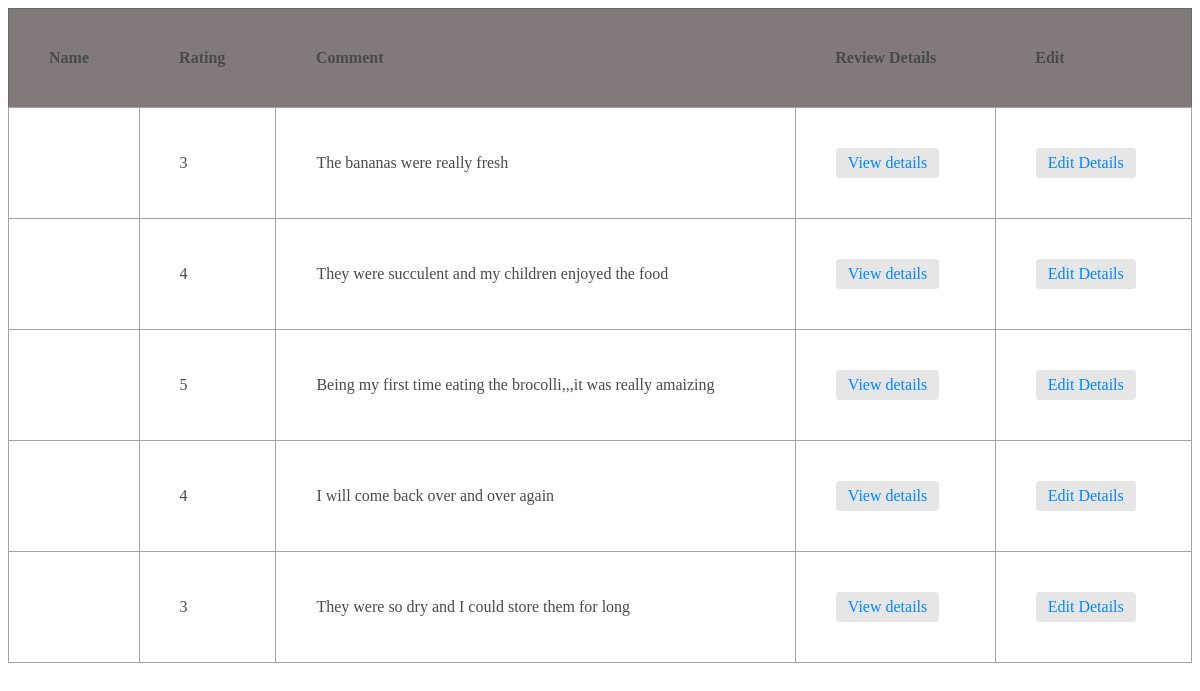
The page /review/review/list on the database its author committed.
### review/models.py (models this page shows, shortened)
class Review(models.Model):
    product_name = models.CharField(max_length=32, default='')
    rating = models.PositiveIntegerField()
    comment = models.TextField()
    date_created = models.DateTimeField(auto_now_add=True)

### review/views.py (the view)
# urls.py: path("review/list", review_list, name="review_list_view"),
def review_list(request):
    reviews = Review.objects.all()
    return render (request, "review/review_list.html", {"reviews":reviews})

### templates/review/review_list.html (shortened to what this page needs)
<!DOCTYPE html>
<html lang="en">
<head>
    {% load static %}
    <link rel="stylesheet" href="{% static 'inventory/product_list.css' %}">
</head>
<body>
     <table >
        <thead >
            <tr>
                <th >Name</th>
                <th >Rating</th>
                <th >Comment</th>
                <th>Review Details</th>
                <th>Edit</th>
            </tr>
        </thead>
        <tbody>
            {% for review in reviews  %}
            <tr>
                <td >{{ review.product_upload }}</td>
                <td >{{ review.rating }}</td>
                <td >{{ review.comment}}</td>
                <td>
                    <a href="{% url 'review_detail_view' id=review.id %}">View details</a>
                </td>
                <td>
                    <a href="{% url 'review_edit_view' id=review.id %}">Edit Details</a>
                </td>
            </tr>
            {%endfor%}
        </tbody>
    </table>
</body>
</html>

### inventory/static/inventory/product_list.css (style rules this page uses)
table { width: 100%; border-collapse: collapse; border: 1px solid #6B6B6B; color: #4A4A4A; }
th { background-color: #827a7a; padding: 12px; text-align: left; font-weight: bold; padding: 40px; }
td { padding: 10px; border: 1px solid #A2A2A2; padding: 40px; }
td a { display: inline-block; padding: 6px 12px; text-align: center; text-decoration: none; color: #0088FF; border-radius: 4px; background-color: #E6E6E6; transition: background-color 0.2s ease; }

### rows shown on the page
Review: rating "3", comment "The bananas were really fresh"
Review: rating "4", comment "They were succulent and my children enjoyed the food"
Review: rating "5", comment "Being my first time eating the brocolli,,,it was really amaizing"
Review: rating "4", comment "I will come back over and over again"
Review: rating "3", comment "They were so dry and I could store them for long"
